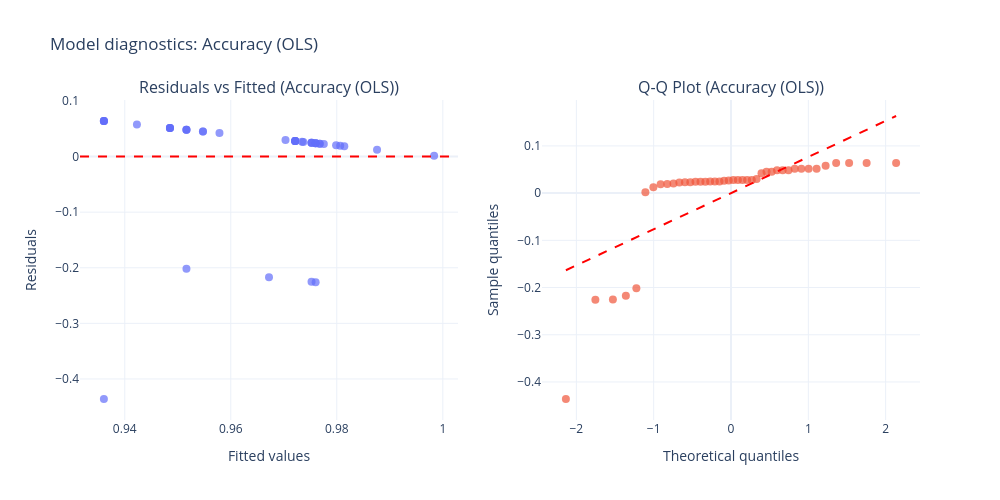
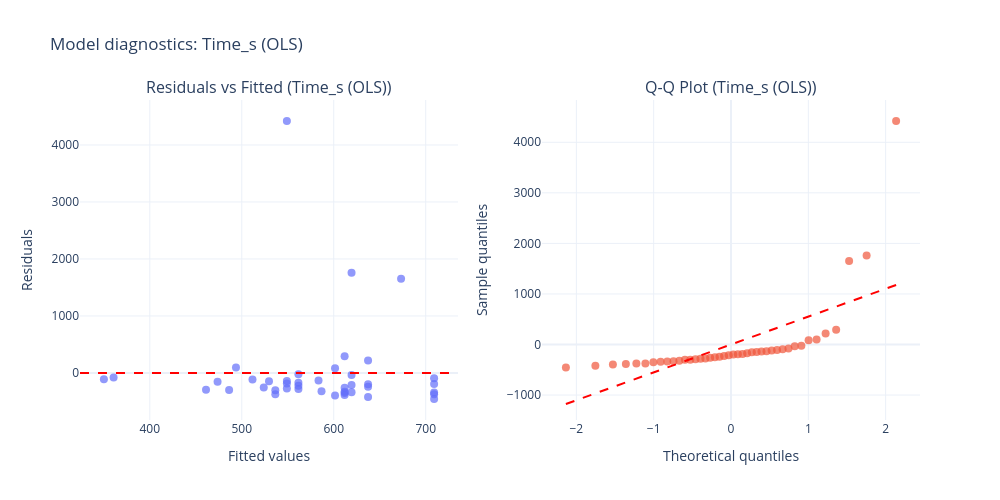
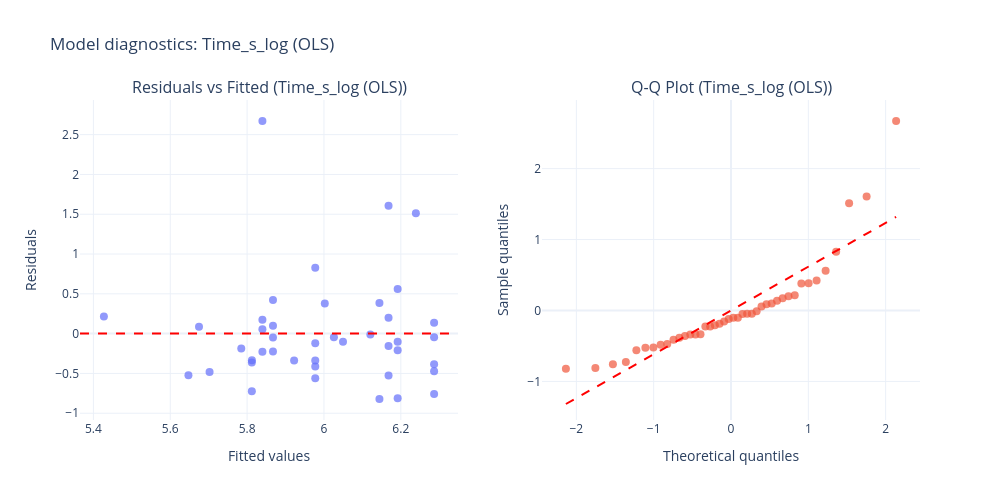

Notebook source saved alongside these figures, in order:
### Code cell
# Center SGL
df_study_data_long["SGL_Centered"] = (
    df_study_data_long["SGL_Score"] - df_study_data_long["SGL_Score"].mean()
)

# 1. Original OLS models (for easier interpretation)
model_accuracy_lin = smf.ols(
    "Accuracy ~ SGL_Centered * C(Condition)",
    data=df_study_data_long
).fit()

model_time = smf.ols(
    "Time_s ~ SGL_Centered * C(Condition)",
    data=df_study_data_long
).fit()

print("Original OLS summary (Accuracy):")
print(model_accuracy_lin.summary())
print("\nOriginal OLS summary (Time_s):")
print(model_time.summary())


# 2. Plotly residual diagnostics
def plot_resid_diags_plotly(model, title_suffix=""):
    resid = model.resid
    fitted = model.fittedvalues

    qq = stats.probplot(resid, dist="norm")
    theoretical_q = qq[0][0]
    sample_q = qq[0][1]

    fig = make_subplots(
        rows=1,
        cols=2,
        subplot_titles=(
            f"Residuals vs Fitted ({title_suffix})",
            f"Q-Q Plot ({title_suffix})"
        )
    )

    fig.add_trace(
        go.Scatter(
            x=fitted,
            y=resid,
            mode="markers",
            marker=dict(size=8, opacity=0.7),
            name="Residuals"
        ),
        row=1,
        col=1
    )

    fig.add_hline(
        y=0,
        line_dash="dash",
        line_color="red",
        row=1,
        col=1
    )

    fig.add_trace(
        go.Scatter(
            x=theoretical_q,
            y=sample_q,
            mode="markers",
            marker=dict(size=8, opacity=0.7),
            name="Q-Q points"
        ),
        row=1,
        col=2
    )

    # Reference line for QQ plot
    slope, intercept, _ = qq[1]
    x_line = np.array([theoretical_q.min(), theoretical_q.max()])
    y_line = slope * x_line + intercept

    fig.add_trace(
        go.Scatter(
            x=x_line,
            y=y_line,
            mode="lines",
            line=dict(color="red", dash="dash"),
            name="Q-Q reference"
        ),
        row=1,
        col=2
    )

    fig.update_xaxes(title_text="Fitted values", row=1, col=1)
    fig.update_yaxes(title_text="Residuals", row=1, col=1)
    fig.update_xaxes(title_text="Theoretical quantiles", row=1, col=2)
    fig.update_yaxes(title_text="Sample quantiles", row=1, col=2)

    fig.update_layout(
        title=f"Model diagnostics: {title_suffix}",
        height=500,
        width=1000,
        template="plotly_white",
        showlegend=False
    )

    fig.show()

    skew = stats.skew(resid, bias=False)
    kurt = stats.kurtosis(resid, bias=False, fisher=True)  # excess kurtosis
    print(f"\n{title_suffix} residual diagnostics:")
    print(f"Mean residual: {resid.mean():.3f}")
    print(f"Skewness: {skew:.3f}")
    print(f"Kurtosis: {kurt:.3f}")


plot_resid_diags_plotly(model_accuracy_lin, "Accuracy (OLS)")
plot_resid_diags_plotly(model_time, "Time_s (OLS)")


# 3. GLM for Accuracy in [0, 1]: use binomial with probit (or logit) link
# Because your Accuracy is bounded in [0,1], this is a natural choice.

# Option A: Probit GLM
model_accuracy_glm_probit = smf.glm(
    "Accuracy ~ SGL_Centered * C(Condition)",
    data=df_study_data_long,
    family=sm.families.Binomial(link=sm.families.links.probit())
).fit()

print("\nAccuracy GLM (Binomial, probit link) summary:")
print(model_accuracy_glm_probit.summary())

# Option B: Logit GLM (same logic, different link)
model_accuracy_glm_logit = smf.glm(
    "Accuracy ~ SGL_Centered * C(Condition)",
    data=df_study_data_long,
    family=sm.families.Binomial(link=sm.families.links.logit())
).fit()

print("\nAccuracy GLM (Binomial, logit link) summary:")
print(model_accuracy_glm_logit.summary())


# 4. Log-transformed Time model
df_study_data_long["Time_s_log"] = np.log(df_study_data_long["Time_s"] + 1e-6)

model_time_log = smf.ols(
    "Time_s_log ~ SGL_Centered * C(Condition)",
    data=df_study_data_long
).fit()

print("\nLog-transformed Time model summary:")
print(model_time_log.summary())

plot_resid_diags_plotly(model_time_log, "Time_s_log (OLS)")


# 5. Mixed-effects models with participant random intercept
df_study_data_long["participant_id_cat"] = (
    df_study_data_long["participant_id"].astype("category")
)

model_accuracy_lin_mixed = smf.mixedlm(
    "Accuracy ~ SGL_Centered * C(Condition)",
    data=df_study_data_long,
    groups=df_study_data_long["participant_id_cat"]
).fit()

print("\nAccuracy linear mixed-effects model summary:")
print(model_accuracy_lin_mixed.summary())

model_accuracy_glm_probit_mixed = None  # statsmodels mixed GLM is limited
# For mixed binomial GLM, you usually switch to `lme4` in R or `bambi`/`GLMM` in Python if you want random effects on the GLM scale.

model_time_log_mixed = smf.mixedlm(
    "Time_s_log ~ SGL_Centered * C(Condition)",
    data=df_study_data_long,
    groups=df_study_data_long["participant_id_cat"]
).fit()

print("\nLog Time mixed-effects model summary:")
print(model_time_log_mixed.summary())


# 6. HC3 robust standard errors for original OLS models
acc_robust = model_accuracy_lin.get_robustcov_results(cov_type="HC3")
rt_robust = model_time.get_robustcov_results(cov_type="HC3")

# Map parameter names to p-values explicitly
acc_robust_p = dict(zip(model_accuracy_lin.params.index, acc_robust.pvalues))
rt_robust_p = dict(zip(model_time.params.index, rt_robust.pvalues))

print(model_accuracy_lin.params.index)
print(model_time.params.index)

print("\nRobust p-values (HC3) for OLS:")
print(f"Accuracy SGL_Centered p = {acc_robust_p['SGL_Centered']:.3f}")
print(f"Accuracy interaction p = {acc_robust_p['SGL_Centered:C(Condition)[T.Train]']:.3f}")
print(f"Time SGL_Centered p = {rt_robust_p['SGL_Centered']:.3f}")
print(f"Time interaction p = {rt_robust_p['SGL_Centered:C(Condition)[T.Train]']:.3f}")

# 7. Effect sizes across observed SGL range (still on OLS scale)
sgl_min = df_study_data_long["SGL_Score"].min()
sgl_max = df_study_data_long["SGL_Score"].max()
sgl_range = sgl_max - sgl_min

# Use the linear OLS model for simple percentage‑point interpretations
acc_coef_sgl = model_accuracy_lin.params["SGL_Centered"]
time_coef_sgl = model_time.params["SGL_Centered"]

acc_diff = abs(acc_coef_sgl * sgl_range)
time_diff = abs(time_coef_sgl * sgl_range)

print("\nSGL range and effect sizes (OLS scale):")
print(f"SGL range: {sgl_min:.2f} to {sgl_max:.2f}")
print(f"Predicted accuracy difference across SGL range: {acc_diff:.3f} points")
print(f"Predicted time difference across SGL range: {time_diff:.1f} seconds")


# 8. Practical bounds using 10th to 90th percentile
sgl_10th = df_study_data_long["SGL_Score"].quantile(0.10)
sgl_90th = df_study_data_long["SGL_Score"].quantile(0.90)
sgl_span = sgl_90th - sgl_10th

acc_span = abs(acc_coef_sgl * sgl_span)
time_span = abs(time_coef_sgl * sgl_span)

print(f"\n10th-90th percentile SGL span: {sgl_span:.2f}")
print(f"Accuracy diff (10th-90th): {acc_span:.3f} points")
print(f"Time diff (10th-90th): {time_span:.1f} seconds")

### Figure 1 — Plotly figure (JSON) as saved in the notebook; plotly's stock layout.template omitted (floating-point values rounded to 4 significant figures)
{"data": [{"marker": {"opacity": 0.7, "size": 8}, "mode": "markers", "name": "Residuals", "type": "scatter", "x": [0.976, 0.9799, 0.9806, 0.9737, 0.9814, 0.9768, 0.9752, 0.9721, 0.9776, 0.9768, 0.976, 0.9752, 0.9721, 0.9721, 0.9752, 0.9721, 0.9721, 0.976, 0.9752, 0.976, 0.9876, 0.9516, 0.9672, 0.9703, 0.9423, 0.9734, 0.9548, 0.9485, 0.9361, 0.9579, 0.9548, 0.9516, 0.9485, 0.9361, 0.9361, 0.9485, 0.9361, 0.9361, 0.9516, 0.9485, 0.9516, 0.9984], "xaxis": "x", "y": [-0.226, 0.02013, 0.01936, 0.02631, 0.01859, 0.02322, 0.02477, 0.02786, 0.02245, 0.02322, 0.02399, 0.02477, 0.02786, 0.02786, -0.2252, 0.02786, 0.02786, 0.02399, 0.02477, 0.02399, 0.01241, -0.2016, -0.2172, 0.02967, 0.0577, 0.02656, 0.04525, 0.05147, -0.4361, 0.04213, 0.04525, 0.04836, 0.05147, 0.06393, 0.06393, 0.05147, 0.06393, 0.06393, 0.04836, 0.05147, 0.04836, 0.001644], "yaxis": "y"}, {"marker": {"opacity": 0.7, "size": 8}, "mode": "markers", "name": "Q-Q points", "type": "scatter", "x": [-2.135, -1.754, -1.527, -1.36, -1.224, -1.107, -1.004, -0.9103, -0.8241, -0.7436, -0.6677, -0.5955, -0.5262, -0.4594, -0.3946, -0.3314, -0.2695, -0.2086, -0.1485, -0.08887, -0.02959, 0.02959, 0.08887, 0.1485, 0.2086, 0.2695, 0.3314, 0.3946, 0.4594, 0.5262, 0.5955, 0.6677, 0.7436, 0.8241, 0.9103, 1.004, 1.107, 1.224, 1.36, 1.527, 1.754, 2.135], "xaxis": "x2", "y": [-0.4361, -0.226, -0.2252, -0.2172, -0.2016, 0.001644, 0.01241, 0.01859, 0.01936, 0.02013, 0.02245, 0.02322, 0.02322, 0.02399, 0.02399, 0.02399, 0.02477, 0.02477, 0.02477, 0.02631, 0.02656, 0.02786, 0.02786, 0.02786, 0.02786, 0.02786, 0.02967, 0.04213, 0.04525, 0.04525, 0.04836, 0.04836, 0.04836, 0.05147, 0.05147, 0.05147, 0.05147, 0.0577, 0.06393, 0.06393, 0.06393, 0.06393], "yaxis": "y2"}, {"line": {"color": "red", "dash": "dash"}, "mode": "lines", "name": "Q-Q reference", "type": "scatter", "x": [-2.135, 2.135], "xaxis": "x2", "y": [-0.1633, 0.1633], "yaxis": "y2"}], "layout": {"annotations": [{"font": {"size": 16}, "showarrow": false, "text": "Residuals vs Fitted (Accuracy (OLS))", "x": 0.225, "xanchor": "center", "xref": "paper", "y": 1, "yanchor": "bottom", "yref": "paper"}, {"font": {"size": 16}, "showarrow": false, "text": "Q-Q Plot (Accuracy (OLS))", "x": 0.775, "xanchor": "center", "xref": "paper", "y": 1, "yanchor": "bottom", "yref": "paper"}], "height": 500, "shapes": [{"line": {"color": "red", "dash": "dash"}, "type": "line", "x0": 0, "x1": 1, "xref": "x domain", "y0": 0, "y1": 0, "yref": "y"}], "showlegend": false, "title": {"text": "Model diagnostics: Accuracy (OLS)"}, "width": 1000, "xaxis": {"anchor": "y", "domain": [0, 0.45], "title": {"text": "Fitted values"}}, "xaxis2": {"anchor": "y2", "domain": [0.55, 1], "title": {"text": "Theoretical quantiles"}}, "yaxis": {"anchor": "x", "domain": [0, 1], "title": {"text": "Residuals"}}, "yaxis2": {"anchor": "x2", "domain": [0, 1], "title": {"text": "Sample quantiles"}}}}

### Figure 2 — Plotly figure (JSON) as saved in the notebook; plotly's stock layout.template omitted (floating-point values rounded to 4 significant figures)
{"data": [{"marker": {"opacity": 0.7, "size": 8}, "mode": "markers", "name": "Residuals", "type": "scatter", "x": [549.0, 486.2, 473.7, 586.7, 461.1, 536.5, 561.6, 611.8, 523.9, 536.5, 549.0, 561.6, 611.8, 611.8, 561.6, 611.8, 611.8, 549.0, 561.6, 549.0, 360.6, 619.4, 529.6, 511.7, 673.2, 493.7, 601.4, 637.3, 709.1, 583.5, 601.4, 619.4, 637.3, 709.1, 709.1, 637.3, 709.1, 709.1, 619.4, 637.3, 619.4, 350.1], "xaxis": "x", "y": [-275.0, -301.2, -155.7, -320.7, -293.1, -374.5, -279.6, -350.8, -253.9, -303.5, 4421.0, -171.6, -330.8, -386.8, -225.6, 291.2, -261.8, -186.0, -22.6, -140.0, -78.64, -36.37, -146.6, -116.7, 1651.0, 97.29, 82.58, -420.3, -343.1, -133.5, -396.4, -337.4, -196.3, -93.13, -195.1, -240.3, -457.1, -374.1, -210.4, 218.7, 1759.0, -111.1], "yaxis": "y"}, {"marker": {"opacity": 0.7, "size": 8}, "mode": "markers", "name": "Q-Q points", "type": "scatter", "x": [-2.135, -1.754, -1.527, -1.36, -1.224, -1.107, -1.004, -0.9103, -0.8241, -0.7436, -0.6677, -0.5955, -0.5262, -0.4594, -0.3946, -0.3314, -0.2695, -0.2086, -0.1485, -0.08887, -0.02959, 0.02959, 0.08887, 0.1485, 0.2086, 0.2695, 0.3314, 0.3946, 0.4594, 0.5262, 0.5955, 0.6677, 0.7436, 0.8241, 0.9103, 1.004, 1.107, 1.224, 1.36, 1.527, 1.754, 2.135], "xaxis": "x2", "y": [-457.1, -420.3, -396.4, -386.8, -374.5, -374.1, -350.8, -343.1, -337.4, -330.8, -320.7, -303.5, -301.2, -293.1, -279.6, -275.0, -261.8, -253.9, -240.3, -225.6, -210.4, -196.3, -195.1, -186.0, -171.6, -155.7, -146.6, -140.0, -133.5, -116.7, -111.1, -93.13, -78.64, -36.37, -22.6, 82.58, 97.29, 218.7, 291.2, 1651.0, 1759.0, 4421.0], "yaxis": "y2"}, {"line": {"color": "red", "dash": "dash"}, "mode": "lines", "name": "Q-Q reference", "type": "scatter", "x": [-2.135, 2.135], "xaxis": "x2", "y": [-1177.0, 1177.0], "yaxis": "y2"}], "layout": {"annotations": [{"font": {"size": 16}, "showarrow": false, "text": "Residuals vs Fitted (Time_s (OLS))", "x": 0.225, "xanchor": "center", "xref": "paper", "y": 1, "yanchor": "bottom", "yref": "paper"}, {"font": {"size": 16}, "showarrow": false, "text": "Q-Q Plot (Time_s (OLS))", "x": 0.775, "xanchor": "center", "xref": "paper", "y": 1, "yanchor": "bottom", "yref": "paper"}], "height": 500, "shapes": [{"line": {"color": "red", "dash": "dash"}, "type": "line", "x0": 0, "x1": 1, "xref": "x domain", "y0": 0, "y1": 0, "yref": "y"}], "showlegend": false, "title": {"text": "Model diagnostics: Time_s (OLS)"}, "width": 1000, "xaxis": {"anchor": "y", "domain": [0, 0.45], "title": {"text": "Fitted values"}}, "xaxis2": {"anchor": "y2", "domain": [0.55, 1], "title": {"text": "Theoretical quantiles"}}, "yaxis": {"anchor": "x", "domain": [0, 1], "title": {"text": "Residuals"}}, "yaxis2": {"anchor": "x2", "domain": [0, 1], "title": {"text": "Sample quantiles"}}}}

### Figure 3 — Plotly figure (JSON) as saved in the notebook; plotly's stock layout.template omitted (floating-point values rounded to 4 significant figures)
{"data": [{"marker": {"opacity": 0.7, "size": 8}, "mode": "markers", "name": "Residuals", "type": "scatter", "x": [5.84, 5.702, 5.675, 5.922, 5.647, 5.812, 5.867, 5.977, 5.785, 5.812, 5.84, 5.867, 5.977, 5.977, 5.867, 5.977, 5.977, 5.84, 5.867, 5.84, 5.427, 6.168, 6.05, 6.026, 6.239, 6.002, 6.144, 6.192, 6.287, 6.121, 6.144, 6.168, 6.192, 6.287, 6.287, 6.192, 6.287, 6.287, 6.168, 6.192, 6.168, 5.813], "xaxis": "x", "y": [-0.2267, -0.482, 0.08722, -0.3388, -0.5234, -0.7247, -0.2254, -0.4128, -0.1864, -0.3613, 2.671, 0.09883, -0.339, -0.5612, -0.05021, 0.8284, -0.1194, 0.05458, 0.4224, 0.1739, 0.2146, 0.2001, -0.1015, -0.04697, 1.512, 0.3797, 0.3836, -0.8119, -0.384, -0.01142, -0.8214, -0.5262, -0.1027, 0.1366, -0.04438, -0.2078, -0.7572, -0.4725, -0.1544, 0.5605, 1.606, -0.336], "yaxis": "y"}, {"marker": {"opacity": 0.7, "size": 8}, "mode": "markers", "name": "Q-Q points", "type": "scatter", "x": [-2.135, -1.754, -1.527, -1.36, -1.224, -1.107, -1.004, -0.9103, -0.8241, -0.7436, -0.6677, -0.5955, -0.5262, -0.4594, -0.3946, -0.3314, -0.2695, -0.2086, -0.1485, -0.08887, -0.02959, 0.02959, 0.08887, 0.1485, 0.2086, 0.2695, 0.3314, 0.3946, 0.4594, 0.5262, 0.5955, 0.6677, 0.7436, 0.8241, 0.9103, 1.004, 1.107, 1.224, 1.36, 1.527, 1.754, 2.135], "xaxis": "x2", "y": [-0.8214, -0.8119, -0.7572, -0.7247, -0.5612, -0.5262, -0.5234, -0.482, -0.4725, -0.4128, -0.384, -0.3613, -0.339, -0.3388, -0.336, -0.2267, -0.2254, -0.2078, -0.1864, -0.1544, -0.1194, -0.1027, -0.1015, -0.05021, -0.04697, -0.04438, -0.01142, 0.05458, 0.08722, 0.09883, 0.1366, 0.1739, 0.2001, 0.2146, 0.3797, 0.3836, 0.4224, 0.5605, 0.8284, 1.512, 1.606, 2.671], "yaxis": "y2"}, {"line": {"color": "red", "dash": "dash"}, "mode": "lines", "name": "Q-Q reference", "type": "scatter", "x": [-2.135, 2.135], "xaxis": "x2", "y": [-1.318, 1.318], "yaxis": "y2"}], "layout": {"annotations": [{"font": {"size": 16}, "showarrow": false, "text": "Residuals vs Fitted (Time_s_log (OLS))", "x": 0.225, "xanchor": "center", "xref": "paper", "y": 1, "yanchor": "bottom", "yref": "paper"}, {"font": {"size": 16}, "showarrow": false, "text": "Q-Q Plot (Time_s_log (OLS))", "x": 0.775, "xanchor": "center", "xref": "paper", "y": 1, "yanchor": "bottom", "yref": "paper"}], "height": 500, "shapes": [{"line": {"color": "red", "dash": "dash"}, "type": "line", "x0": 0, "x1": 1, "xref": "x domain", "y0": 0, "y1": 0, "yref": "y"}], "showlegend": false, "title": {"text": "Model diagnostics: Time_s_log (OLS)"}, "width": 1000, "xaxis": {"anchor": "y", "domain": [0, 0.45], "title": {"text": "Fitted values"}}, "xaxis2": {"anchor": "y2", "domain": [0.55, 1], "title": {"text": "Theoretical quantiles"}}, "yaxis": {"anchor": "x", "domain": [0, 1], "title": {"text": "Residuals"}}, "yaxis2": {"anchor": "x2", "domain": [0, 1], "title": {"text": "Sample quantiles"}}}}
